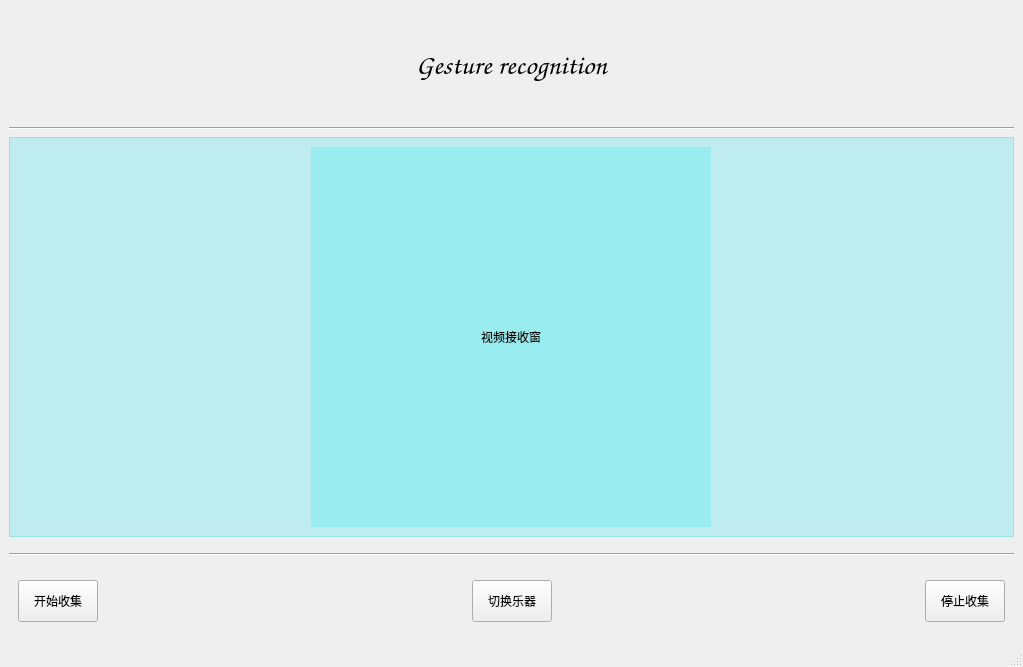
<?xml version="1.0" encoding="UTF-8"?>
<ui version="4.0">
 <class>MainWindow</class>
 <widget class="QMainWindow" name="MainWindow">
  <property name="geometry">
   <rect>
    <x>0</x>
    <y>0</y>
    <width>1023</width>
    <height>667</height>
   </rect>
  </property>
  <property name="windowTitle">
   <string>MainWindow</string>
  </property>
  <widget class="QWidget" name="centralwidget">
   <layout class="QGridLayout" name="gridLayout">
    <item row="0" column="0">
     <widget class="QWidget" name="widget_2" native="true">
      <property name="maximumSize">
       <size>
        <width>16777215</width>
        <height>110</height>
       </size>
      </property>
      <layout class="QGridLayout" name="gridLayout_2">
       <item row="0" column="0">
        <spacer name="horizontalSpacer_3">
         <property name="orientation">
          <enum>Qt::Horizontal</enum>
         </property>
         <property name="sizeHint" stdset="0">
          <size>
           <width>300</width>
           <height>20</height>
          </size>
         </property>
        </spacer>
       </item>
       <item row="0" column="2">
        <spacer name="horizontalSpacer_2">
         <property name="orientation">
          <enum>Qt::Horizontal</enum>
         </property>
         <property name="sizeHint" stdset="0">
          <size>
           <width>40</width>
           <height>20</height>
          </size>
         </property>
        </spacer>
       </item>
       <item row="0" column="1">
        <widget class="QLabel" name="label_2">
         <property name="maximumSize">
          <size>
           <width>500</width>
           <height>110</height>
          </size>
         </property>
         <property name="font">
          <font>
           <family>Comic Sans MS</family>
           <pointsize>21</pointsize>
           <weight>75</weight>
           <bold>true</bold>
          </font>
         </property>
         <property name="text">
          <string>Gesture recognition</string>
         </property>
         <property name="alignment">
          <set>Qt::AlignCenter</set>
         </property>
        </widget>
       </item>
      </layout>
     </widget>
    </item>
    <item row="3" column="0">
     <widget class="QFrame" name="frame_1">
      <property name="maximumSize">
       <size>
        <width>16777215</width>
        <height>400</height>
       </size>
      </property>
      <property name="autoFillBackground">
       <bool>false</bool>
      </property>
      <property name="styleSheet">
       <string notr="true">background-color:rgba(0, 229, 238,0.2)</string>
      </property>
      <property name="frameShape">
       <enum>QFrame::StyledPanel</enum>
      </property>
      <property name="frameShadow">
       <enum>QFrame::Raised</enum>
      </property>
      <layout class="QHBoxLayout" name="horizontalLayout_2">
       <item>
        <widget class="QLabel" name="label_video">
         <property name="maximumSize">
          <size>
           <width>400</width>
           <height>400</height>
          </size>
         </property>
         <property name="styleSheet">
          <string notr="true">
</string>
         </property>
         <property name="text">
          <string>视频接收窗</string>
         </property>
         <property name="alignment">
          <set>Qt::AlignCenter</set>
         </property>
        </widget>
       </item>
      </layout>
     </widget>
    </item>
    <item row="4" column="0">
     <widget class="Line" name="line">
      <property name="maximumSize">
       <size>
        <width>16777215</width>
        <height>20</height>
       </size>
      </property>
      <property name="orientation">
       <enum>Qt::Horizontal</enum>
      </property>
     </widget>
    </item>
    <item row="5" column="0">
     <widget class="QWidget" name="widget" native="true">
      <property name="maximumSize">
       <size>
        <width>16777215</width>
        <height>60</height>
       </size>
      </property>
      <layout class="QHBoxLayout" name="horizontalLayout">
       <item>
        <widget class="QPushButton" name="pushButton">
         <property name="maximumSize">
          <size>
           <width>16777215</width>
           <height>50</height>
          </size>
         </property>
         <property name="styleSheet">
          <string notr="true"/>
         </property>
         <property name="text">
          <string>开始收集</string>
         </property>
        </widget>
       </item>
       <item>
        <spacer name="horizontalSpacer_4">
         <property name="orientation">
          <enum>Qt::Horizontal</enum>
         </property>
         <property name="sizeHint" stdset="0">
          <size>
           <width>40</width>
           <height>20</height>
          </size>
         </property>
        </spacer>
       </item>
       <item>
        <widget class="QPushButton" name="pushButton_3">
         <property name="maximumSize">
          <size>
           <width>16777215</width>
           <height>60</height>
          </size>
         </property>
         <property name="styleSheet">
          <string notr="true"/>
         </property>
         <property name="text">
          <string>切换乐器</string>
         </property>
        </widget>
       </item>
       <item>
        <spacer name="horizontalSpacer">
         <property name="orientation">
          <enum>Qt::Horizontal</enum>
         </property>
         <property name="sizeHint" stdset="0">
          <size>
           <width>40</width>
           <height>20</height>
          </size>
         </property>
        </spacer>
       </item>
       <item>
        <widget class="QPushButton" name="pushButton_2">
         <property name="maximumSize">
          <size>
           <width>16777215</width>
           <height>50</height>
          </size>
         </property>
         <property name="styleSheet">
          <string notr="true">
</string>
         </property>
         <property name="text">
          <string>停止收集</string>
         </property>
        </widget>
       </item>
      </layout>
     </widget>
    </item>
    <item row="1" column="0">
     <widget class="Line" name="line_2">
      <property name="orientation">
       <enum>Qt::Horizontal</enum>
      </property>
     </widget>
    </item>
   </layout>
  </widget>
  <widget class="QMenuBar" name="menubar">
   <property name="geometry">
    <rect>
     <x>0</x>
     <y>0</y>
     <width>1023</width>
     <height>26</height>
    </rect>
   </property>
  </widget>
  <widget class="QStatusBar" name="statusbar"/>
 </widget>
 <resources/>
 <connections/>
</ui>
